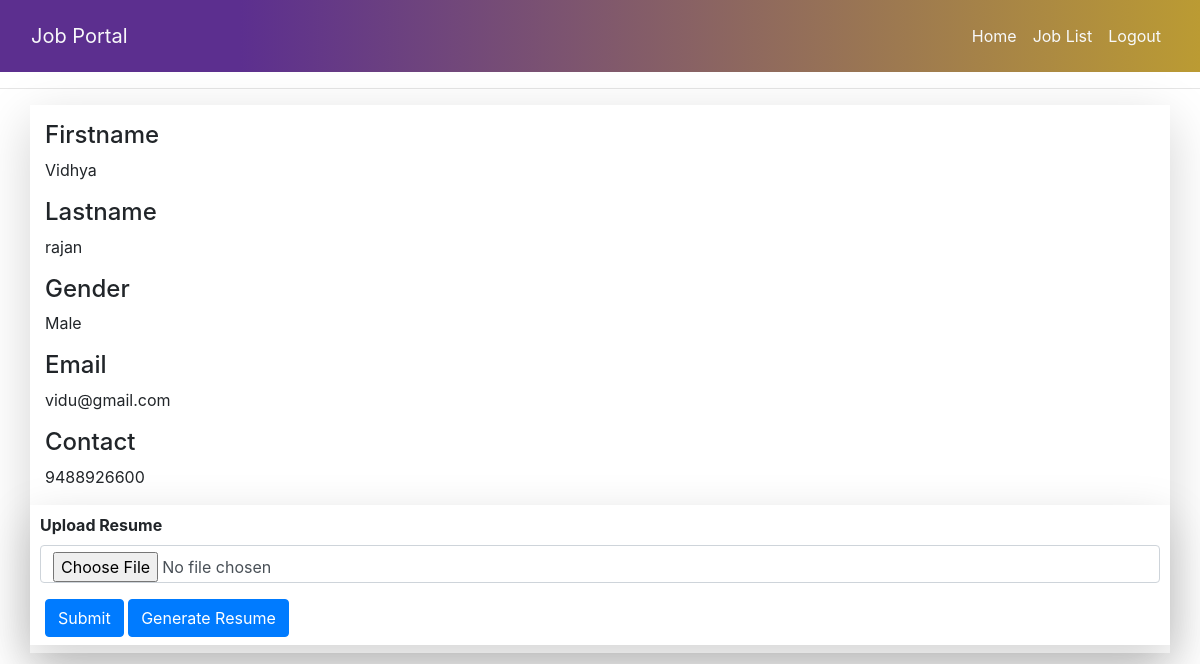
The page /applyjob/12 (signed in) on the database its author committed.
### app1/models.py (models this page shows, shortened)
class jobskrsignup(models.Model):
    user = models.ForeignKey(User,on_delete=models.CASCADE)
    mobile = models.IntegerField(max_length=15,null=True)
    gender = models.CharField(max_length=15,null=True)
    type = models.CharField(max_length=15,null=True)

### app1/views.py (the view)
# urls.py: path('applyjob/<int:pid>',views.applyjob,name='applyjob'),
def applyjob(request,pid):
    if not request.user.is_authenticated:
     return redirect('jobskrlogin')
    data =jobskrsignup.objects.get(user=request.user)
    error=""
    user=request.user
    jsuser=jobskrsignup.objects.get(user=user)
    job=Job.objects.get(id=pid)
    date1=date.today()
    if job.enddate<date1:
     error="close"
    elif job.startdate>date1:
      error="notopen"
    else:
        if request.method=='POST':
            r=request.FILES['resume']
            Apply.objects.create(job=job,jsuser=jsuser,resume=r,applydate=date.today())
            error="done"
    d={'error':error,'data':data}
    return render(request,'jk/applyjob.html',d)

### templates/jk/applyjob.html (shortened to what this page needs)
<!DOCTYPE html>
<html lang="en">
<head>
    <link rel="stylesheet" href="https://stackpath.bootstrapcdn.com/bootstrap/4.5.2/css/bootstrap.min.css">
</head>
<body>
  <div class="menu-bar">
    <nav class="navbar navbar-expand-lg p-3 ">
        <div class="container-fluid">
          <a class="navbar-brand text-light" href="#">Job Portal</a>
          <div class="collapse navbar-collapse justify-content-end" id="navbarNav">
            <ul class="navbar-nav">
              <li class="nav-item">
                <a class="nav-link  text-light" href="/jobskrhome/">Home</a>
              </li>
              <li class="nav-item">
                <a class="nav-link text-light" href="/ujlist/">Job List</a>
              </li>
              <li class="nav-item">
                <a class="nav-link text-light" href="/logout/">Logout</a>
              </li>
            </ul>
          </div>
        </div>
      </nav>
  </div>
      <hr>
      <div class="container shadow-lg">
        <div class="row">
            <div class="col-md-6 mt-3 ">
                <h4>Firstname</h4>
                <p> {{data.user.first_name}}</p>
                <h4>Lastname</h4>
                <p> {{data.user.last_name}}</p>
                <h4>Gender</h4>
                <p> {{data.gender}}</p>
                <h4>Email</h4>
                <p> {{data.user.username}}</p>
                <h4>Contact</h4>
                <p>{{data.mobile}}</p>
        </div>
      <br>
      <div class="container shadow-lg py-2 mb-2">
        <form method="POST" enctype="multipart/form-data">
            <div class="form-row">
                <label class="font-weight-bold">Upload Resume</label>
                <input type="file" class="form-control" name="resume">
            </div>
            <input type="submit" value="Submit" class="btn btn-primary mt-3">
            <a href="/resume/" class="btn btn-primary mt-3">Generate Resume</a>
        </form>
      </div>
 </body>
 </html>

### templates/jk/applyjob.html (style rules this page uses)
.menu-bar { background-image: linear-gradient(to right,#5c2f8f 20%,#bb9b33); }

### rows shown on the page
jobskrsignup: user.first_name "Vidhya", user.last_name "rajan", gender "Male", user.username "vidu@gmail.com", mobile "9488926600"
